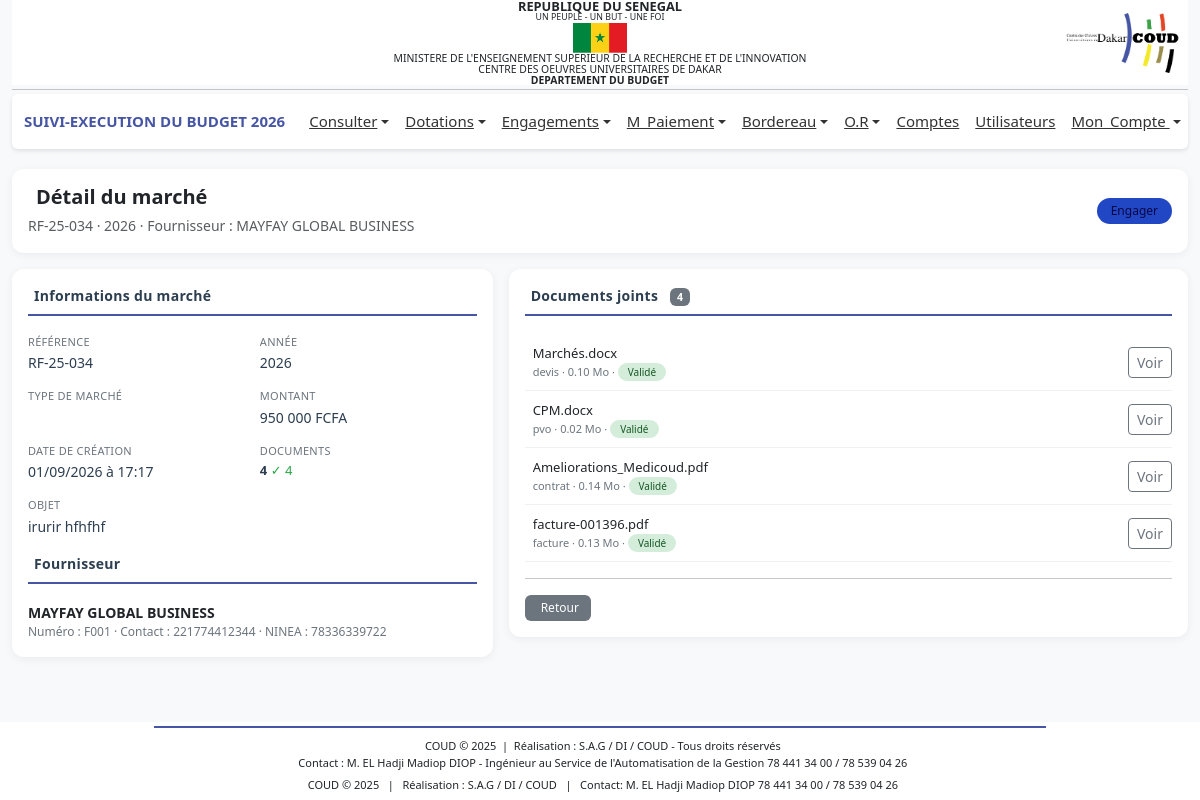
The page /payement/traitement_marche.php?id=4 (signed in) on the database its author committed.
### tables this page shows
CREATE TABLE IF NOT EXISTS `sigm_marches` (
  `id` int UNSIGNED NOT NULL AUTO_INCREMENT,
  `reference` varchar(100) NOT NULL,
  `annee` year NOT NULL,
  `montant` decimal(15,2) NOT NULL DEFAULT '0.00',
  `nature` varchar(100) NOT NULL,
  `type_marche` varchar(100) NOT NULL,
  `objet` text NOT NULL,
  `id_fournisseur` int NOT NULL,
  `statut` varchar(200) NOT NULL DEFAULT 'en_attente',
  `motif_annulation` text,
  `created_by` int DEFAULT NULL,
  `validated_by` int DEFAULT NULL,
  `cancelled_by` int DEFAULT NULL,
  `date_creation` datetime NOT NULL DEFAULT CURRENT_TIMESTAMP,
  `date_validation` datetime DEFAULT NULL,
  `date_annulation` datetime DEFAULT NULL,
  `updated_at` datetime DEFAULT NULL ON UPDATE CURRENT_TIMESTAMP,
  PRIMARY KEY (`id`),
  UNIQUE KEY `reference` (`reference`),
  KEY `idx_annee` (`annee`),
  KEY `idx_statut` (`statut`),
  KEY `idx_type_marche` (`nature`),
  KEY `idx_created_by` (`created_by`)
);

CREATE TABLE IF NOT EXISTS `bud_fournisseur` (
  `idFourn` int NOT NULL AUTO_INCREMENT,
  `numFourn` varchar(50) DEFAULT NULL,
  `adresse` varchar(100) DEFAULT NULL,
  `nom` varchar(100) DEFAULT NULL,
  `nature` varchar(100) DEFAULT NULL,
  `ninea` varchar(20) DEFAULT NULL,
  `rccm` varchar(50) DEFAULT NULL,
  `email` varchar(100) DEFAULT NULL,
  `observations` text,
  `dateSys` datetime DEFAULT CURRENT_TIMESTAMP,
  `contact` varchar(100) DEFAULT NULL,
  `numAgrement` varchar(100) DEFAULT NULL,
  `fichierAgrement` varchar(255) DEFAULT NULL,
  PRIMARY KEY (`idFourn`)
);

CREATE TABLE IF NOT EXISTS `sigm_marche_documents` (
  `id` int UNSIGNED NOT NULL AUTO_INCREMENT,
  `marche_id` int UNSIGNED NOT NULL,
  `nom_original` varchar(255) NOT NULL,
  `nom_fichier` varchar(255) NOT NULL,
  `chemin_fichier` varchar(500) NOT NULL,
  `type_document` varchar(150) NOT NULL,
  `extension` varchar(20) NOT NULL,
  `taille` bigint UNSIGNED NOT NULL DEFAULT '0',
  `statut` enum('en_attente','valide','annule') NOT NULL DEFAULT 'en_attente',
  `uploaded_by` int DEFAULT NULL,
  `date_upload` datetime NOT NULL DEFAULT CURRENT_TIMESTAMP,
  PRIMARY KEY (`id`),
  KEY `idx_marche_id` (`marche_id`),
  KEY `idx_statut` (`statut`),
  KEY `idx_type_document` (`type_document`)
);

### payement/traitement_marche.php (the view, shortened to what this page needs)
<?php
global $connexion;
$id = isset($_GET['id']) ? (int) $_GET['id'] : 0;
$sql = "
    SELECT
        m.*,
        f.nom AS nom_fournisseur,
        f.numFourn AS num_fournisseur,
        f.contact AS contact_fournisseur,
        f.ninea AS ninea_fournisseur,
        COUNT(d.id) AS nombre_documents,
        SUM(CASE WHEN d.statut = 'valide' THEN 1 ELSE 0 END) AS documents_valides,
        SUM(CASE WHEN d.statut = 'rejete' THEN 1 ELSE 0 END) AS documents_rejetes,
        SUM(CASE WHEN d.statut = 'en_entente' THEN 1 ELSE 0 END) AS documents_attente
    FROM sigm_marches m
    LEFT JOIN bud_fournisseur f ON f.idFourn = m.id_fournisseur
    LEFT JOIN sigm_marche_documents d ON d.marche_id = m.id
    WHERE m.id = ?
    GROUP BY m.id
";
$stmt = mysqli_prepare($connexion, $sql);
mysqli_stmt_bind_param($stmt, 'i', $id);
mysqli_stmt_execute($stmt);
$result = mysqli_stmt_get_result($stmt);
$marche = mysqli_fetch_assoc($result);
$sqlDocs = '
    SELECT *
    FROM sigm_marche_documents
    WHERE marche_id = ?
    ORDER BY date_upload ASC
';
$stmtDocs = mysqli_prepare($connexion, $sqlDocs);
mysqli_stmt_bind_param($stmtDocs, 'i', $id);
mysqli_stmt_execute($stmtDocs);
$documents = mysqli_stmt_get_result($stmtDocs);
include '../includes/header.php';
?>
<main class="container-fluid mt-3">
    <div class="card card-simple mb-3">
        <div class="card-body py-3">
            <div class="d-flex justify-content-between align-items-center flex-wrap gap-2">
                <div>
                    <h5 class="fw-bold text-dark mb-1">
                        Détail du marché
                    </h5>
                    <small class="text-muted">
                        <?= htmlspecialchars($marche['reference']) ?>
                        <?php if (!empty($marche['annee'])): ?>
                        · <?= htmlspecialchars($marche['annee']) ?>
                        <?php endif; ?>
                        · Fournisseur : <?= htmlspecialchars($marche['nom_fournisseur'] ?? 'Non défini') ?>
                    </small>
                </div>
                <div>
                    <span class="statut-badge <?= $marche['statut'] ?>">
                        <?php
                        $statuts = [
                            'en_entente' => 'En_entente',
                            'valide' => 'Validé',
                            'engager' => 'Engager',
                            'annule' => 'Annulé',
                            'rejete' => 'Rejeté'
                        ];
                        echo $statuts[$marche['statut']] ?? $marche['statut'];
                        ?>
                    </span>
                </div>
            </div>
        </div>
    </div>
    <div class="row g-3">
        <div class="col-lg-5">
            <div class="card card-simple">
                <div class="card-body">
                    <div class="section-title">
                        Informations du marché
                    </div>
                    <div class="info-grid">
                        <div>
                            <div class="info-label">Référence</div>
                            <div class="info-value"><?= htmlspecialchars($marche['reference']) ?></div>
                        </div>
                        <div>
                            <div class="info-label">Année</div>
                            <div class="info-value"><?= htmlspecialchars($marche['annee']) ?></div>
                        </div>
                        <div>
                            <div class="info-label">Type de marché</div>
                        </div>
                        <div>
                            <div class="info-label">Montant</div>
                            <div class="info-value">
                                <?= number_format($marche['montant'], 0, ',', ' ') ?> FCFA
                            </div>
                        </div>
                        <div>
                            <div class="info-label">Date de création</div>
                            <div class="info-value">
                                <?= date('d/m/Y à H:i', strtotime($marche['date_creation'])) ?>
                            </div>
                        </div>
                        <div>
                            <div class="info-label">Documents</div>
                            <div class="info-value doc-count">
                                <span class="total"><?= (int) $marche['nombre_documents'] ?></span>
                                <?php if ($marche['documents_valides'] > 0): ?>
                                <span class="valide" title="Validés">✓ <?= (int) $marche['documents_valides'] ?></span>
                                <?php endif; ?>
                            </div>
                        </div>
                        <div class="full-width">
                            <div class="info-label">Objet</div>
                            <div class="info-value">
                                <?= nl2br(htmlspecialchars($marche['objet'])) ?>
                            </div>
                        </div>
                    </div>
                    <?php if ($marche['nom_fournisseur']): ?>
                    <div class="section-title mt-3">
                        Fournisseur
                    </div>
                    <div class="fournisseur-info">
                        <div class="nom"><?= htmlspecialchars($marche['nom_fournisseur']) ?></div>
                        <div class="num">
                            <?php if ($marche['num_fournisseur']): ?>
                            Numéro : <?= htmlspecialchars($marche['num_fournisseur']) ?>
                            <?php endif; ?>
                            <?php if ($marche['contact_fournisseur']): ?>
                            · Contact : <?= htmlspecialchars($marche['contact_fournisseur']) ?>
                            <?php endif; ?>
                            <?php if ($marche['ninea_fournisseur']): ?>
                            · NINEA : <?= htmlspecialchars($marche['ninea_fournisseur']) ?>
                            <?php endif; ?>
                        </div>
                    </div>
                    <?php endif; ?>
                </div>
            </div>
        </div>
        <div class="col-lg-7">
            <div class="card card-simple">
                <div class="card-body">
                    <div class="section-title">
                        Documents joints
                        <span class="badge bg-secondary ms-2"><?= (int) $marche['nombre_documents'] ?></span>
                    </div>
                    <?php if (mysqli_num_rows($documents) > 0): ?>
                    <?php while ($doc = mysqli_fetch_assoc($documents)): ?>
                    <div class="document-item">
                        <div class="d-flex justify-content-between align-items-center gap-2">
                            <div class="d-flex align-items-center gap-2 flex-grow-1" style="min-width:0;">
                                <div class="flex-grow-1" style="min-width:0;">
                                    <div class="document-name text-truncate">
                                        <?= htmlspecialchars($doc['nom_original']) ?>
                                    </div>
                                    <div class="document-meta">
                                        <?= htmlspecialchars($doc['type_document']) ?>
                                        <?php if (!empty($doc['taille'])): ?>
                                        · <?= number_format($doc['taille'] / 1024 / 1024, 2) ?> Mo
                                        <?php endif; ?>
                                        · <span class="document-status <?= htmlspecialchars($doc['statut']) ?>">
                                            <?= $doc['statut'] === 'en_entente' ? 'En entente' : ($doc['statut'] == 'valide' ? 'Validé' : 'Valider') ?>
                                        </span>
                                    </div>
                                </div>
                            </div>
                            <div class="d-flex align-items-center gap-1">
                                <a href="../<?= htmlspecialchars($doc['chemin_fichier']) ?>" target="_blank"
                                    class="btn btn-outline-secondary btn-sm">
                                    <i class="bi bi-eye"></i> Voir
                                </a>
                            </div>
                        </div>
                    </div>
                    <?php endwhile; ?>
                    <?php endif; ?>
                    <hr class="my-3">
                    <div class="d-flex justify-content-between align-items-center flex-wrap gap-2">
                        <div class="d-flex gap-2">
                            <a href="javascript:history.back()" class="btn-action btn-back">
                                <i class="bi bi-arrow-left"></i> Retour
                            </a>
                        </div>
                    </div>
                </div>
            </div>
        </div>
    </div>
</main>
<?php include '../includes/footer.php'; ?>

### includes/header.php (style rules this page uses)
body { font-family: 'Segoe UI', Tahoma, sans-serif; background-color: #f8f9fa; margin: 0; display: flex; flex-direction: column; min-height: 100vh; }
main { flex: 1; }

### payement/traitement_marche.php (style rules this page uses)
.card-simple { border: 0; border-radius: 12px; box-shadow: 0 2px 10px rgba(0, 0, 0, 0.06); }
.section-title { font-size: 14px; font-weight: 600; color: #2c3e50; border-bottom: 2px solid #4655a4; padding-bottom: 8px; margin-bottom: 18px; letter-spacing: 0.3px; }
.info-label { color: #6c757d; font-size: 11px; font-weight: 500; text-transform: uppercase; letter-spacing: 0.3px; }
.info-value { font-size: 14px; font-weight: 500; color: #2c3e50; margin-top: 2px; }
.statut-badge { font-size: 12px; padding: 4px 14px; border-radius: 20px; font-weight: 500; display: inline-block; }
.statut-badge.engager { background: #2247c4; color: #0a0745; }
.document-item { border-bottom: 1px solid #f0f0f0; padding: 10px 0; }
.document-name { font-size: 13px; font-weight: 500; }
.document-meta { font-size: 11px; color: #6c757d; }
.document-status { font-size: 10px; padding: 2px 10px; border-radius: 12px; font-weight: 500; }
.document-status.valide { background: #d4edda; color: #155724; }
.btn-action { font-size: 12px; padding: 4px 12px; border-radius: 6px; border: none; display: inline-flex; align-items: center; gap: 4px; text-decoration: none; transition: all 0.2s ease; }
.btn-action.btn-back { background: #6c757d; color: #fff; }
.fournisseur-info .nom { font-weight: 600; font-size: 14px; }
.fournisseur-info .num { font-size: 12px; color: #6c757d; }
.doc-count { font-size: 13px; }
.doc-count .total { font-weight: 600; }
.doc-count .valide { color: #28a745; }
.info-grid { display: grid; grid-template-columns: 1fr 1fr; gap: 15px; }
.info-grid .full-width { grid-column: 1 / -1; }

### rows shown on the page
sigm_marches: reference "RF-25-034", annee "2026", bud_fournisseur.nom "MAYFAY GLOBAL BUSINESS", statut "Engager", montant "950 000", date_creation "01/09/2026 à 17:17", objet "irurir hfhfhf", bud_fournisseur.numFourn "F001", bud_fournisseur.contact "221774412344", bud_fournisseur.ninea "78336339722"
sigm_marche_documents: nom_original "Marchés.docx", type_document "devis", $doc['taille']/1024/1024 "0.10", statut "Validé"
sigm_marche_documents: nom_original "CPM.docx", type_document "pvo", $doc['taille']/1024/1024 "0.02", statut "Validé"
sigm_marche_documents: nom_original "Ameliorations_Medicoud.pdf", type_document "contrat", $doc['taille']/1024/1024 "0.14", statut "Validé"
sigm_marche_documents: nom_original "facture-001396.pdf", type_document "facture", $doc['taille']/1024/1024 "0.13", statut "Validé"

### other values the page prints
$_SESSION['an'] "2026"
$marche['nombre_documents'] "4"
$marche['documents_valides'] "4"
